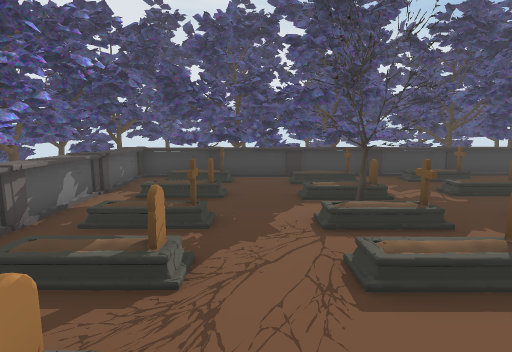
View 1 (above)

16 first-person views from a walk through a scene from a Unity 3-D project. The camera is 1.4 m above the floor, tilts 8° down and sees 80° across. The floor is counted in squares, 1 m on a side. Each view is taken from the middle of a square. On the plan, view 1 faces up. The plan holds only what a view shows up to about 14 squares ahead; the rest is blank. The place goes on beyond the plan. Some animated figures are left out.

View 2
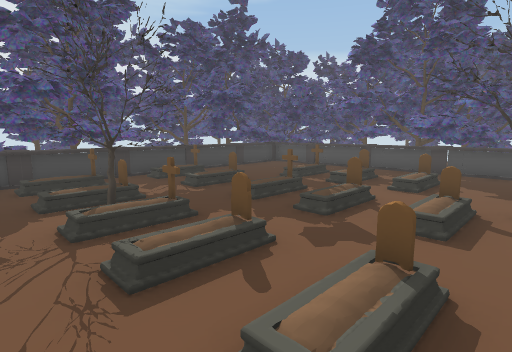

View 3
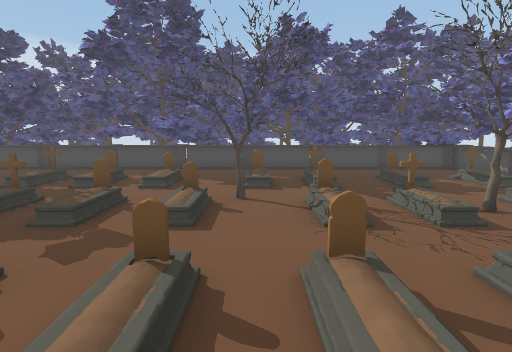

View 4
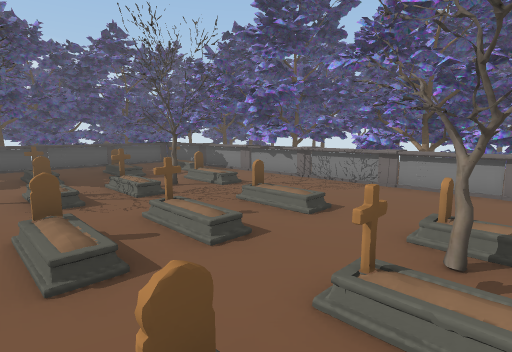

View 5
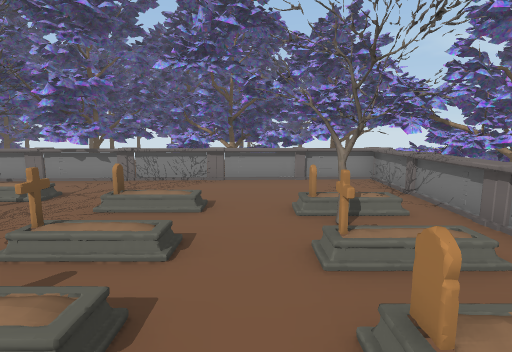

View 6
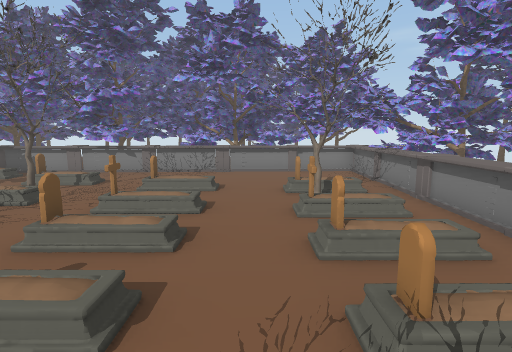

View 7
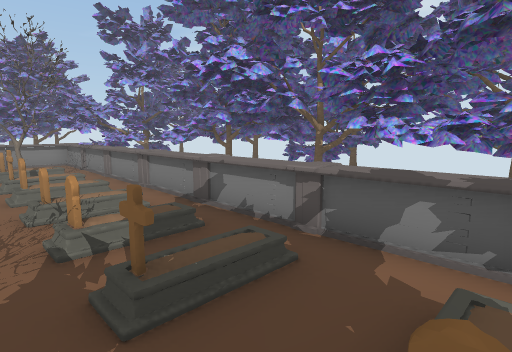

View 8
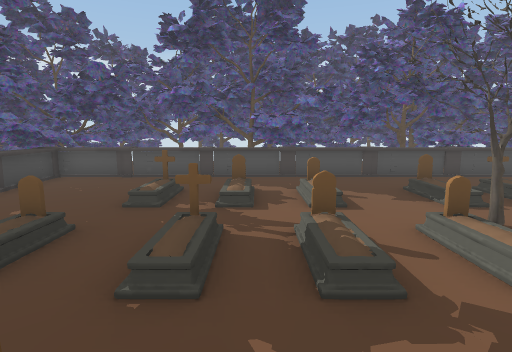

View 9
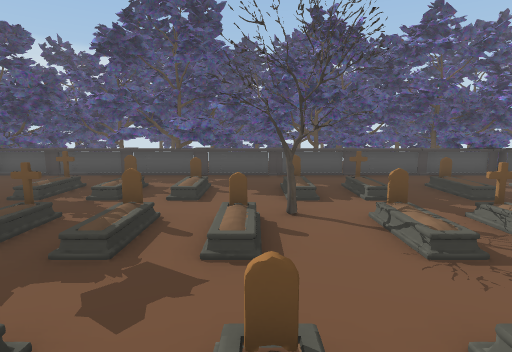

View 10
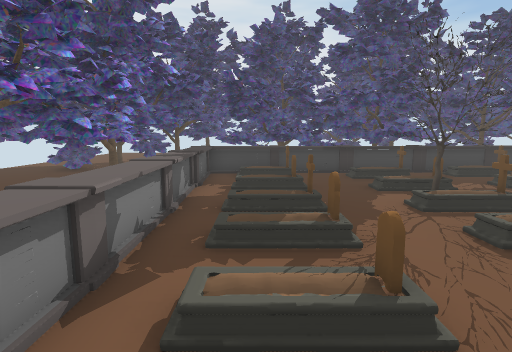

View 11
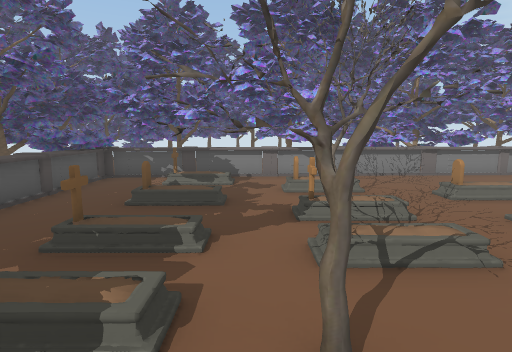

View 12
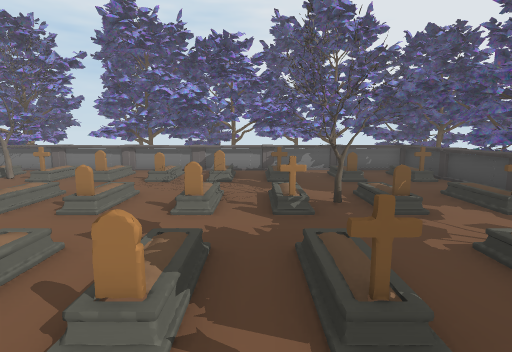

View 13
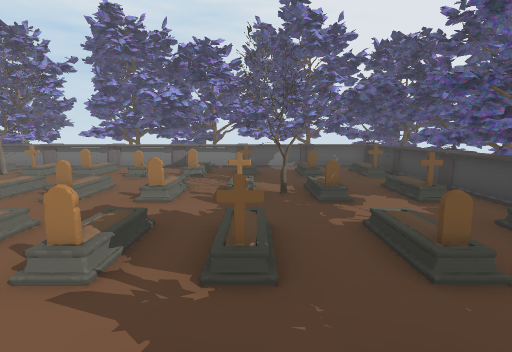

View 14
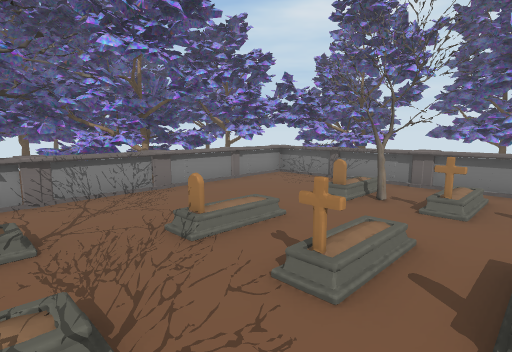

View 15
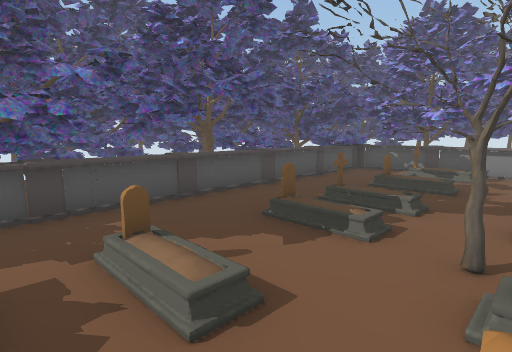

View 16
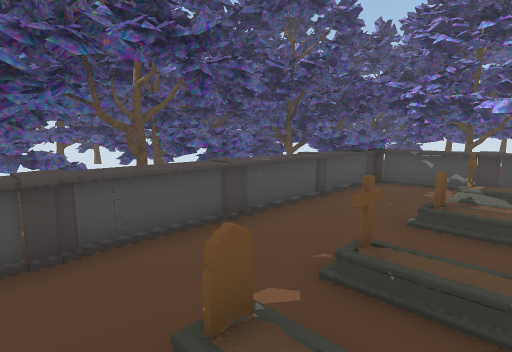

### Floor plan
Key: @ floor where view 1 was taken; # wall or solid block; x gap in a wall; . main floor; : floor 0.25 m higher than the main floor; / step, stairs or slope; = window, fence, low wall or low ledge; ^ raised ledge; O other object.
Columns run from 6 left of view 1 to 14 right of it. Each row starts with its distance up from view 1.
 12 OOOOOOOOOOO  OOOOOOOO
 11 O  OOOOOOOO   OOOOOOO
 10 O ^^^OO##OO^^^^=###OO
  9 OO^.O=.//=.O=.....^OO
  8 OO^...............^.O
  7 OO^.O=..O..OO.....^OO
  6 OO^....OO.....O=..^OO
  5 OO^./=.OOO.O=.....^OO
  4 OO^............=..#OO
  3 O ^.O=..:=.O=..=.OOOO
  2   ^...............^OO
  1 O ^.O=.///.O#.....=OO
  0 O ^...@.....OOO=..#OO
 -1 O ^..=..#=........^OO
 -2 O ^.##./#=....OO..^#O
 -3 OO^.OO.//=.##.....^OO
 -4   ^.OO.....O#.O=..^OO
 -5  O^........O#.....^.O
 -6 OOO............=..#OO
 -7 OOO........O...x.OOOO
 -8 OO###^^^^^^OO^^##OOOO
 -9 OO##OOO^OO#OOO OOO OO
-10   OOOOOOOOOOO   OO  O

Positions as (right, up) in squares from view 1, and headings:
1: (0, 0), facing up
2: (0, 0), facing up-right
3: (0, 0), facing right
4: (-2, 0), facing down-right
5: (0, 1), facing down
6: (0, 3), facing down
7: (0, 7), facing down-left
8: (2, 4), facing right
9: (1, 1), facing right
10: (-2, -1), facing up
11: (7, 2), facing down
12: (8, 4), facing left
13: (9, 5), facing left
14: (5, -1), facing down-left
15: (6, 4), facing down-right
16: (8, 1), facing down-right
